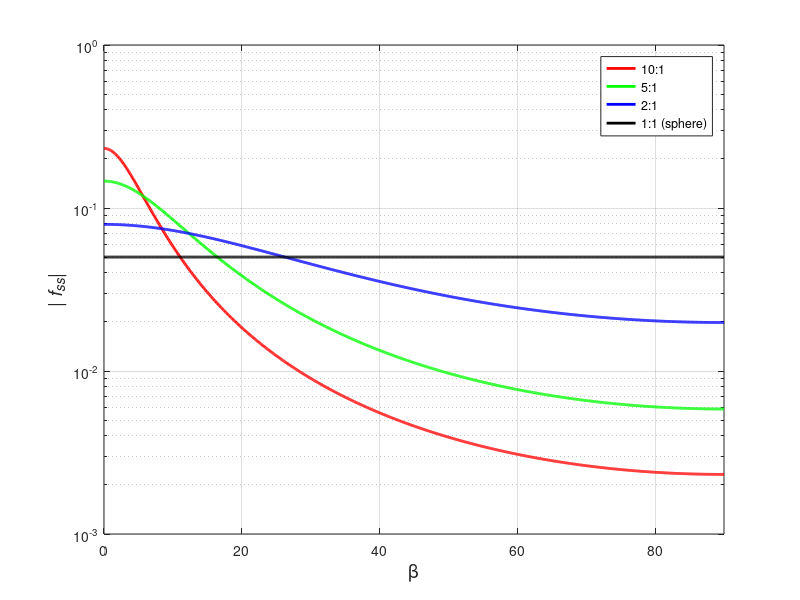

This chart was generated by the following MATLAB code:
% This code is for the creation of Fig. 9(b) in the tutorial.
% Written by BAIK, Kyungmin. 10/18/206

clear
ae=0.1; % radius of equal volume of sphere in m
Ep=0.1; % aspect ratio of spheroid

fes=ae/2; % backscattering amplitude for equal volume of sphere.
Gamma=linspace(0,90,1000)*pi/180;
Amps=0.5*ae*(Ep^(4/3))./((Ep*cos(Gamma)).^2+(sin(Gamma)).^2); % amplitude of spheroid
semilogy(Gamma*180/pi,Amps,'r','LineWidth',2)

hold on
Ep=0.2; % aspect ratio of spheroid
Amps=0.5*ae*(Ep^(4/3))./((Ep*cos(Gamma)).^2+(sin(Gamma)).^2); % amplitude of spheroid
semilogy(Gamma*180/pi,Amps,'g','LineWidth',2)

Ep=0.5; % aspect ratio of spheroid
Amps=0.5*ae*(Ep^(4/3))./((Ep*cos(Gamma)).^2+(sin(Gamma)).^2); % amplitude of spheroid
semilogy(Gamma*180/pi,Amps,'b','LineWidth',2)

Ep=1; % aspect ratio of spheroid
Amps=0.5*ae*(Ep^(4/3))./((Ep*cos(Gamma)).^2+(sin(Gamma)).^2); % amplitude of spheroid
semilogy(Gamma*180/pi,Amps,'k','LineWidth',2)

xlabel('\beta','FontSize',14)
ylabel('|{\it f_{ss}}|','FontSize',14)
grid on

axis([0 90 1e-3 1e0])
legend('10:1','5:1','2:1','1:1 (sphere)')